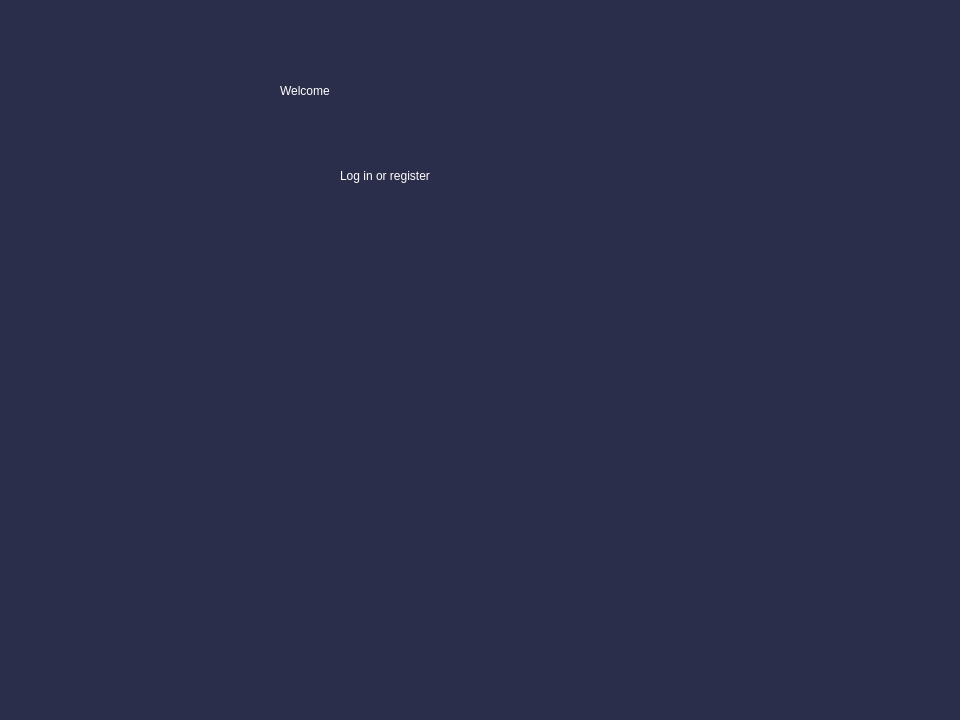
<?xml version="1.0" encoding="UTF-8"?>
<ui version="4.0">
 <class>Dialog</class>
 <widget class="QDialog" name="Dialog">
  <property name="geometry">
   <rect>
    <x>0</x>
    <y>0</y>
    <width>960</width>
    <height>720</height>
   </rect>
  </property>
  <property name="windowTitle">
   <string>Dialog</string>
  </property>
  <widget class="QWidget" name="bgcolor" native="true">
   <property name="geometry">
    <rect>
     <x>0</x>
     <y>0</y>
     <width>960</width>
     <height>720</height>
    </rect>
   </property>
   <property name="styleSheet">
    <string notr="true">QWidget#bgcolor{
background-color:rgb(43, 46, 74);
}</string>
   </property>
   <widget class="QLabel" name="welcome">
    <property name="geometry">
     <rect>
      <x>280</x>
      <y>50</y>
      <width>411</width>
      <height>81</height>
     </rect>
    </property>
    <property name="styleSheet">
     <string notr="true">font: 75 48pt &quot;Orbitron&quot;;
color: rgb(255, 255, 255);</string>
    </property>
    <property name="text">
     <string>Welcome</string>
    </property>
   </widget>
   <widget class="QLabel" name="label">
    <property name="geometry">
     <rect>
      <x>340</x>
      <y>150</y>
      <width>301</width>
      <height>51</height>
     </rect>
    </property>
    <property name="styleSheet">
     <string notr="true">font: 75 18pt &quot;Orbitron&quot;;
color: rgb(255, 255, 255);</string>
    </property>
    <property name="text">
     <string>Log in or register</string>
    </property>
   </widget>
   <widget class="QLabel" name="templabel">
    <property name="geometry">
     <rect>
      <x>350</x>
      <y>280</y>
      <width>261</width>
      <height>201</height>
     </rect>
    </property>
    <property name="styleSheet">
     <string notr="true">font: 75 18pt &quot;Orbitron&quot;;</string>
    </property>
    <property name="text">
     <string/>
    </property>
   </widget>
  </widget>
 </widget>
 <resources/>
 <connections/>
</ui>
